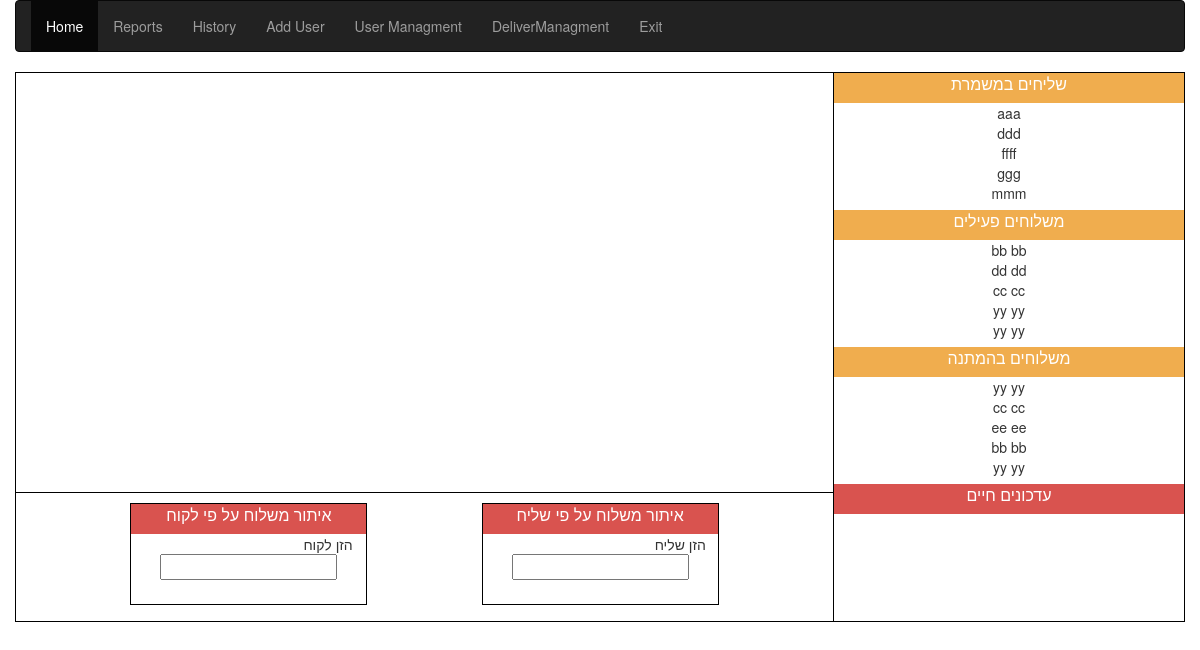
The app's page /client/HomeManager.php with its own data.
### tables this page shows
CREATE TABLE `users` (
  `UserName` varchar(255) NOT NULL,
  `Password` varchar(255) NOT NULL,
  `FName` varchar(255) NOT NULL,
  `Lname` varchar(255) NOT NULL,
  `Address` varchar(255) DEFAULT NULL,
  `Phone` varchar(11) DEFAULT NULL,
  `Role` tinyint(1) DEFAULT NULL
);

### class/config.php (called while the page is built)
<?php
require_once "db.php";
require_once 'blHomePage.php';
require_once 'dalHomePage.php';
$db = new db("localhost", "fus", "root", "");
?>

### class/dalHomePage.php (called while the page is built, shortened)
<?php
class dalHomePage {
    public static function getUserDelivers(db $db) {
        $query = "SELECT UserName  FROM `users`";
        return $db->selectQeury($query);
    }
    public static function getActiveDelivery(db $db) {
        $query = "call Display_Delivery_Status(1)";
        return $db->selectQeury($query);
    }
        public static function getStandByDelivery(db $db) {
        $query = "call Display_Delivery_Status(0)";
        return $db->selectQeury($query);
    }
}

### class/db.php (called while the page is built, shortened)
<?php
class db {
    private $mysqli;
    private $host, $user, $pass, $dbName;
    public function __construct($host, $dbName, $user, $pass) {
        $this->host = $host;
        $this->user = $user;
        $this->pass = $pass;
        $this->dbName = $dbName;
    }
    public function openConn() {
        $this->mysqli = new mysqli($this->host, $this->user, $this->pass, $this->dbName);
    }
    public function selectQeury($query) {
        $arrayResult = array();
        if ($result = $this->mysqli->query($query)) {
            while ($obj = $result->fetch_object()) {
                $arrayResult[] = $obj;
            }
            $this->mysqli->next_result();
        } else {
            throw new Exception("Error select query", 1);
        }
        $this->mysqli->commit();
        return $arrayResult;
    }
}
?>

### class/blHomePage.php (the view, shortened to what this page needs)
<?php
class blHomePage {
    public static function getHtmlUserDelivers(db $db) {
        $html = "";
        try {
            $array = dalHomePage::getUserDelivers($db);
            foreach ($array as $value) {
                $html .= "<span> " . $value->UserName . "</span><br/>";
            }
        } catch (Exception $e) {
            return $e->getMessage();
        }
        return $html;
    }
      public static function getHtmlActiveDelivery(db $db) {
        $html = "";
        try {
            $array = dalHomePage::getActiveDelivery($db);
            foreach ($array as $value) {
                $html .= "<span>" .  $value->FName." ".$value->Lname."</span><br/>";
            }
        } catch (Exception $e) {
            return $e->getMessage();
        }
        return $html;
    }
      public static function getHtmlStandByDelivery(db $db) {
        $html = "";
        try {
            $array = dalHomePage::getStandByDelivery($db);
            foreach ($array as $value) {
                $html .= "<span>" .  $value->FName." ".$value->Lname."</span><br/>";
            }
        } catch (Exception $e) {
            return $e->getMessage();
        }
        return $html;
    }
}

### client/HomeManager.php (shortened to what this page needs)
<html>
<head >
  <?php
  require_once "../class/config.php";
  $db->openConn();
  ?>
  <link rel="stylesheet" href="https://maxcdn.bootstrapcdn.com/bootstrap/3.3.6/css/bootstrap.min.css">
</head>
<LINK href="../style/HomeManager.css" rel="stylesheet" type="text/css">
<body>
 <div class="container">
  <div id="nav-bar">
	<nav class="navbar navbar-inverse">
	  <div class="container-fluid">
		<ul class="nav navbar-nav">
		  <li class="active"><a href="HomeManager.php">Home</a></li>
		  <li><a href="Reports.php">Reports</a></li>
		  <li><a href="History.php">History</a></li>
		  <li><a href="AddUser.php">Add User</a></li>
		  <li><a href="UserManagement.php">User Managment</a></li>
		  <li><a href="DeliverManagment.php">DeliverManagment</a></li>
		  <li><a href="login.php">Exit</a></li>
		</ul>
	  </div>
	</nav>
  <div class="Map">
   <div class="Top" id="googleMap">
   </div>
   <div class="Bottom">
	 <div class="searchByCostumer">
	  <div class="titleHeader">איתור משלוח על פי לקוח</div><span class="inputspan">הזן לקוח<span>
	  <div class=searchBox><input type="text" id=""></div>
	</div>
	<div class="searchByDeliver">
	  <div class="titleHeader">איתור משלוח על פי שליח</div><span class="inputspan">הזן שליח<span>
	  <div class=searchBox><input type="text" id=""></div>
	</div>
  </div>
</div>
<div class="Menu" align="center">
 <div class="delivers">
  <div class="titleHeader">שליחים במשמרת</div>
 <div class="inputBox">
 <?php
  echo blHomePage::getHtmlUserDelivers($db);
  ?>
  </div>
</div>
<div class="Adelivery">
  <div class="titleHeader">משלוחים פעילים</div>
  <div class="inputBox">
		 <?php
				echo blHomePage::getHtmlActiveDelivery($db);
				?>
				</div>
			  </div>
			  <div class="Wdelivery">
			   <div class="titleHeader">משלוחים בהמתנה</div>
			   <div class="inputBox">
				<?php
				echo blHomePage::getHtmlStandByDelivery($db);
				?>
				</div>
			 </div>
			 <div class="NewUpdate">
			   <div class="redTitle">עדכונים חיים</div>
			    <div class="inputBox"></div>
			 </div>
		   </div>
		 </div>
		  </div>
	   </body>
	   </html>

### style/HomeManager.css (style rules this page uses)
.container { height:550px; width: 100%; position: absolute; }
.Map { float: left; width:70%; height:100%; position: relative; }
.Menu { float: left; height:100%; width:30%; border:1px solid black; border-left:none; position: relative; }
.delivers { height: 25%; position: relative; }
.Adelivery { position: relative; height: 25%; }
.Wdelivery { position: relative; height: 25%; }
.inputBox { position: relative; height: 79%; overflow-y:scroll; overflow-x:hidden; }
.NewUpdate { position: relative; height: 25%; }
.Top { border: 1px solid #000; height: 420px; position: relative; border-bottom: none; }
.Bottom { border: 1px solid #000; height: 130px; position: relative; }
.searchByCostumer { margin-top: 10px; float: left; border: 1px solid #000; margin-right:14%; margin-left:14%; height: 80%; width: 29%; font-align:center; position: relative; }
.searchByDeliver { margin-top: 10px; display: inline-block; border: 1px solid #000; height: 80%; width: 29%; position: relative; }
.titleHeader , .redTitle { width: 100%; height: 30px; text-align: center; font-size: 16px; color:white; background-color: #F0AD4E; border:none; position: relative; }
.redTitle , .Bottom .titleHeader { background-color: #D9534F; position: relative; }
.searchBox { height: 70px; }
.inputspan { margin-left: 172px; text-align: center; }

### records on screen
users: UserName "aaa"
users: UserName "ddd"
users: UserName "ffff"
users: UserName "ggg"
users: UserName "mmm"

### other values on screen
$value->FName "bb"
$value->Lname "bb"
$value->FName "dd"
$value->Lname "dd"
$value->FName "cc"
$value->Lname "cc"
$value->FName "yy"
$value->Lname "yy"
$value->FName "ee"
$value->Lname "ee"
